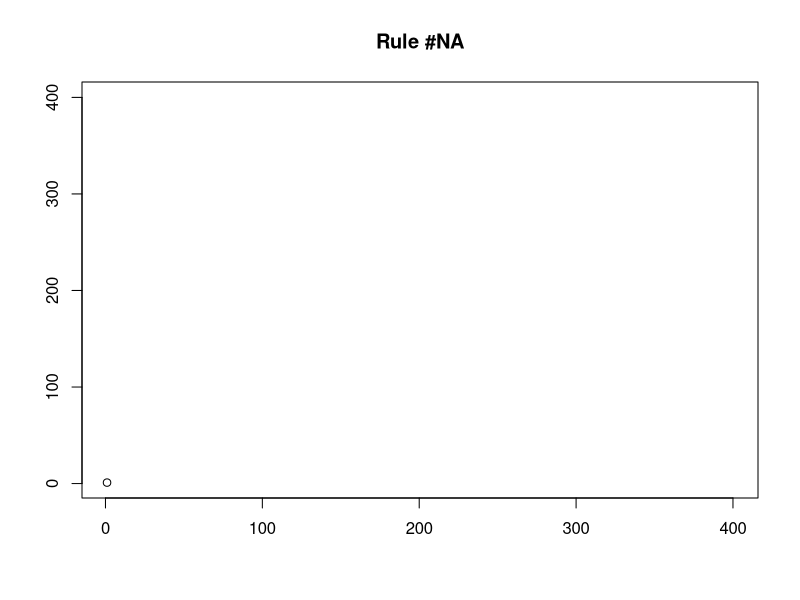

Source code (R): (Note: this script raises an error after producing the figure.)

# Wolfram's 1-d cellular automata -- version 1.0
# CPSC 420 -- spring 2016

EMPTY <- 0
POP <- 1

num.gen <- 400
width <- 400

# Random initial configuration.
config <- rbinom(width,size=1,prob=.5)

# To make Thomas happy.
config[1] <- EMPTY
config[width] <- EMPTY

# Our system's entire state (one row for each generation).
grid <- matrix(rep(EMPTY,num.gen*width),nrow=num.gen)
grid[1,] <- config


# Given a rule number (integer), return an 8-bit vector of 1's and 0's
# representing the binary representation of the number. (Element [1] of the
# return value is the least-significant bit, and element [8] is the most
# significant.)
dna.for.rule.num <- function(num) {
    dna <- vector()
    for (i in 1:8) {
        dna[i] <- num %% 2
        num <- floor(num /2)
    }
    return(dna)
}

rule.num <- as.numeric(readline("what rule #?"))
dna <- dna.for.rule.num(rule.num)


# Plot the entire grid (all generations).
plot.gen <- function(grid,gen) {
    xcoords <- vector()
    ycoords <- vector()
    for (cell in 1:width) {
        if (grid[gen,cell] == POP) {
            xcoords <- c(xcoords,cell)
            ycoords <- c(ycoords,num.gen-gen+1)
        }
    }
    points(xcoords,ycoords,pch=20,cex=.2,col="blue")
}


# Initialize grid.
plot(c(1),c(1),ylim=c(1,num.gen), xlim=c(1,width), 
    main=paste0("Rule #",rule.num), xlab="", ylab="")

for (gen in 2:num.gen) {
    for (cell in 2:(width-1)) {

        # The "previous state" is the three cells in the generation before
        # this one which are to the immediate left of this cell, this cell
        # itself, and the immediate right of this cell.
        the.prev.state <- grid[gen-1,c(cell-1,cell,cell+1)]

        # Convert that previous state (like "110") to the equivalent integer
        # (like 6).
        the.prev.state.as.a.num <- sum(the.prev.state * c(4,2,1))

        # Look up that state in the DNA, and set this generation's cell value
        # to whatever the DNA dictates for that previous state.
        grid[gen,cell] <- dna[the.prev.state.as.a.num+1]
    }
    plot.gen(grid,gen)
}
